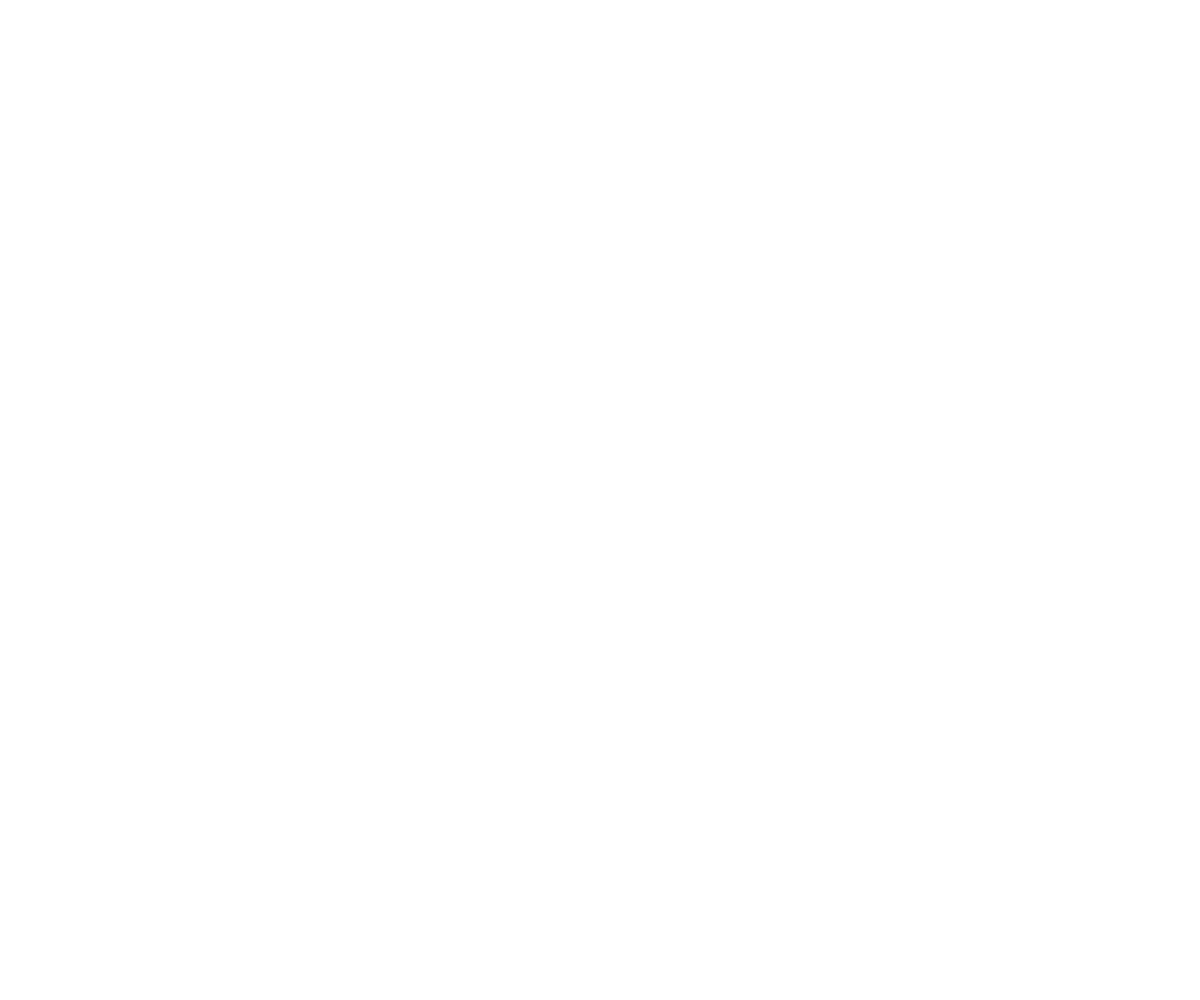
Frame 1 (no input)
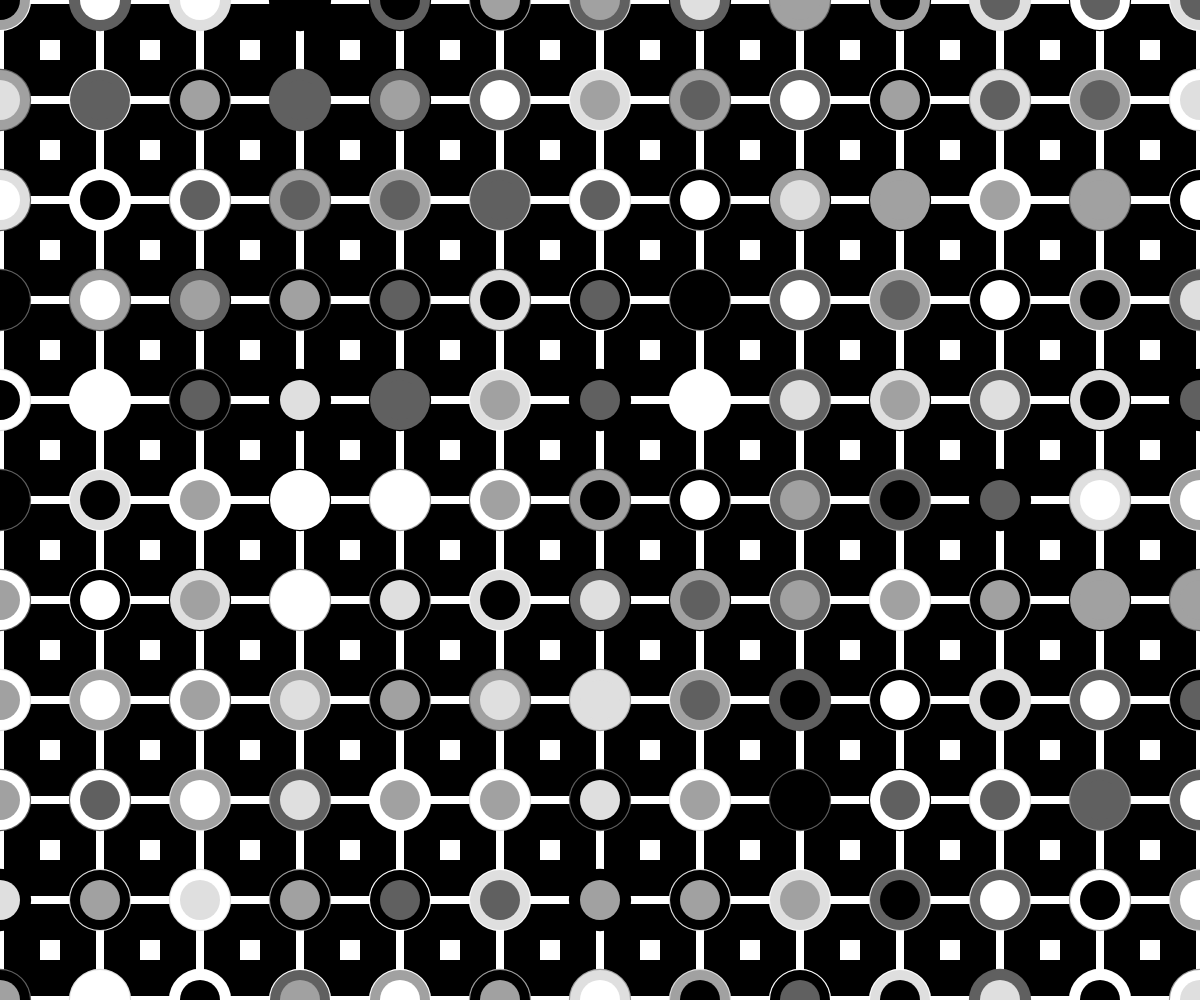
Frame 60 (no input)
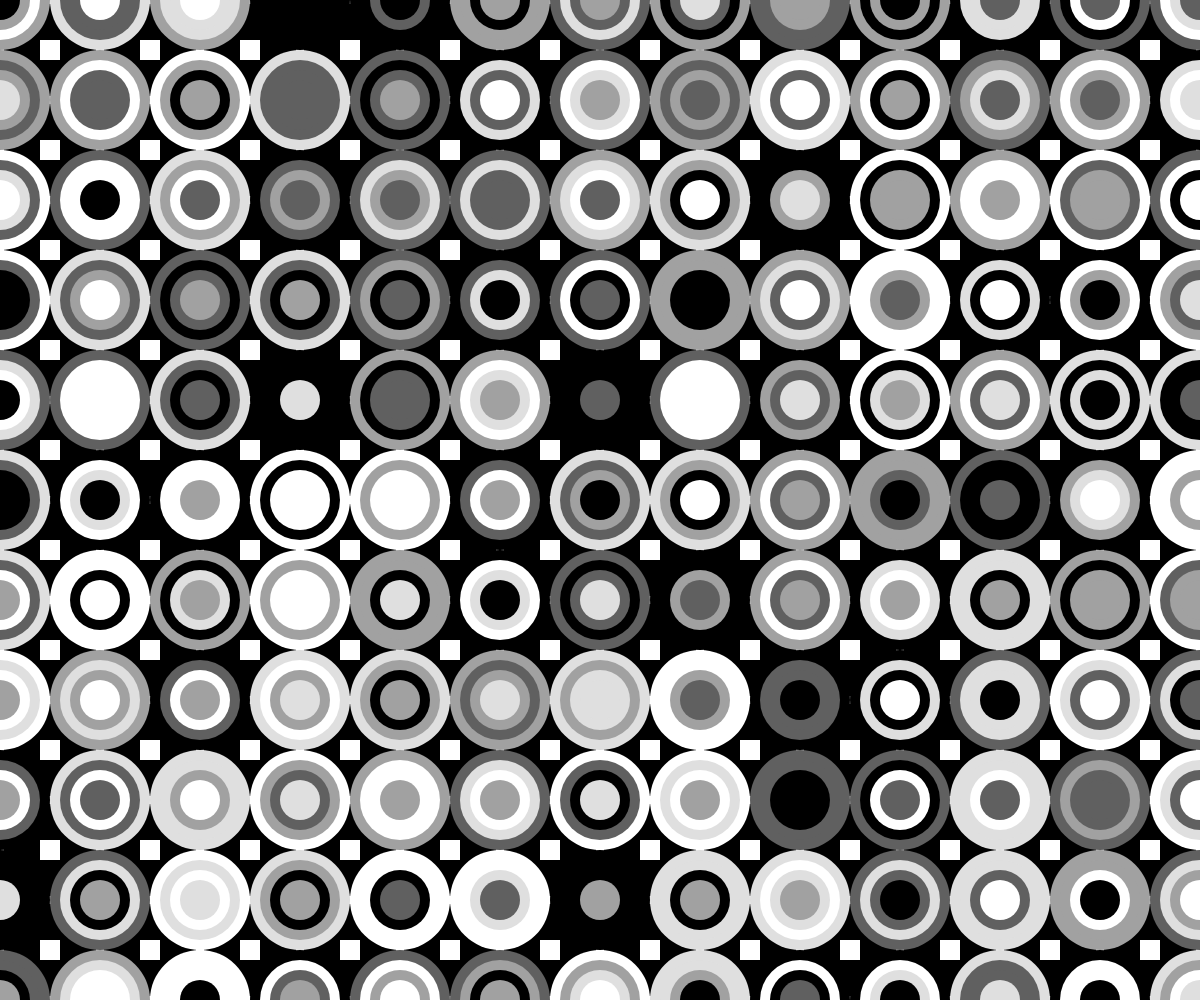
Frame 120 (the mouse pressed at the canvas centre since frame 60)

The p5.js sketch that drew these frames (run headless with seeded random() and noise() and a simulated clock; from frame 60 on, the mouse is pressed at the canvas centre):

// p5.js sketch
// ── sketch.js
let colors = ['#606060','#A1A1A1','#DFDFDF','#FFFFFF','#000000'];
let w = 100;
let crossRects = [];
let cols, rows;
let duration = 180;   
 
function setup() {
  createCanvas(windowWidth, windowHeight);
  noStroke();
  pixelDensity(1);
  cols = ceil(width / w) + 1;
  rows = ceil(height / w) + 1;
  for (let i = 0; i < cols; i++) {
    for (let j = 0; j < rows; j++) {
      crossRects.push(new CrossRects(i * w, j * w, w, 0));
    }
  }
}
 
function draw() {
  background(255);
  for (let cr of crossRects) { cr.show(); cr.update(); }
}
 

// easings 함수

function easeOutCirc(x) {
  return Math.sqrt(1 - Math.pow(x - 1, 2));
}
function easeOutBack(x) {
  const c1 = 1.70158;
  const c3 = c1 + 1;
  return 1 + c3 * Math.pow(x - 1, 3) + c1 * Math.pow(x - 1, 2);
}
function easeInOutCubic(x) {
  return x < 0.5 ? 4 * x * x * x : 1 - Math.pow(-2 * x + 2, 3) / 2;
}
function easeInCubic(x) {
  return x * x * x;
}
 

function getSequenceProgress(currentN, appearStart, appearEnd, disappearStart, disappearEnd, appearFn, disappearFn) {
  if (currentN < appearStart) {
    return 0;   
  } else if (currentN < appearEnd) {
    return appearFn(norm(currentN, appearStart, appearEnd));   
  } else if (currentN < disappearStart) {
    return 1;  
  } else if (currentN < disappearEnd) {
    return 1 - disappearFn(norm(currentN, disappearStart, disappearEnd));   // 사라짐
  } else {
    return 0;  
  }
}
 
class CrossRects {
  constructor(x, y, w, offset) {
    this.w = w; this.x = x; this.y = y; this.offset = offset;
    this.rectW = 0; this.rectW2 = 0;
    this.circleW = 0; this.circleW2 = 0;
    this.circleW3 = 0; this.circleW4 = 0;
    this.colors1 = random(colors);
    this.colors2 = random(colors);
    this.colors3 = random(colors);
    this.colors4 = random(colors);
    this.colors5 = random(colors);
  }
  show() {
    push();
    translate(this.x, this.y);
    rectMode(CENTER);
    fill(255); rect(0, 0, this.w);
    fill(0);
    rect(0, 0, this.rectW, this.w);
    rect(0, 0, this.w, this.rectW);
    fill(255);
    rect(0, 0, this.w, this.rectW2);
    rect(0, 0, this.rectW2, this.w);
    fill(this.colors2); ellipse(0, 0, this.circleW);
    fill(this.colors3); ellipse(0, 0, this.circleW2);
    fill(this.colors4); ellipse(0, 0, this.circleW3);
    fill(this.colors5); ellipse(0, 0, this.circleW4);
    pop();
  }
  update() {

    let t = frameCount % duration;
    let n = norm(t, 0, duration);
 
   
 
    let rectP = getSequenceProgress(n,
      0, 0.15,     
      0.7, 1.0,    
      easeOutCirc,
      easeInOutCubic   
    );
    this.rectW = lerp(0, this.w * 0.8, rectP);
    this.rectW2 = this.rectW * 0.1;
 
  
    let p4 = getSequenceProgress(n,
      0.10, 0.22, 
      0.7, 1.0,
      easeOutBack, easeInOutCubic
    );
    let p3 = getSequenceProgress(n,
      0.20, 0.32,   
      0.7, 1.0,
      easeOutBack, easeInOutCubic
    );
    let p2 = getSequenceProgress(n,
      0.30, 0.42,   
      0.7, 1.0,
      easeOutBack, easeInOutCubic
    );
    let p1 = getSequenceProgress(n,
      0.40, 0.52,  
      0.7, 1.0,
      easeOutBack, easeInOutCubic
    );
 
    this.circleW  = this.w * p1;          
    this.circleW2 = this.w * 0.8 * p2;
    this.circleW3 = this.w * 0.6 * p3;
    this.circleW4 = this.w * 0.4 * p4;    
  }
}
